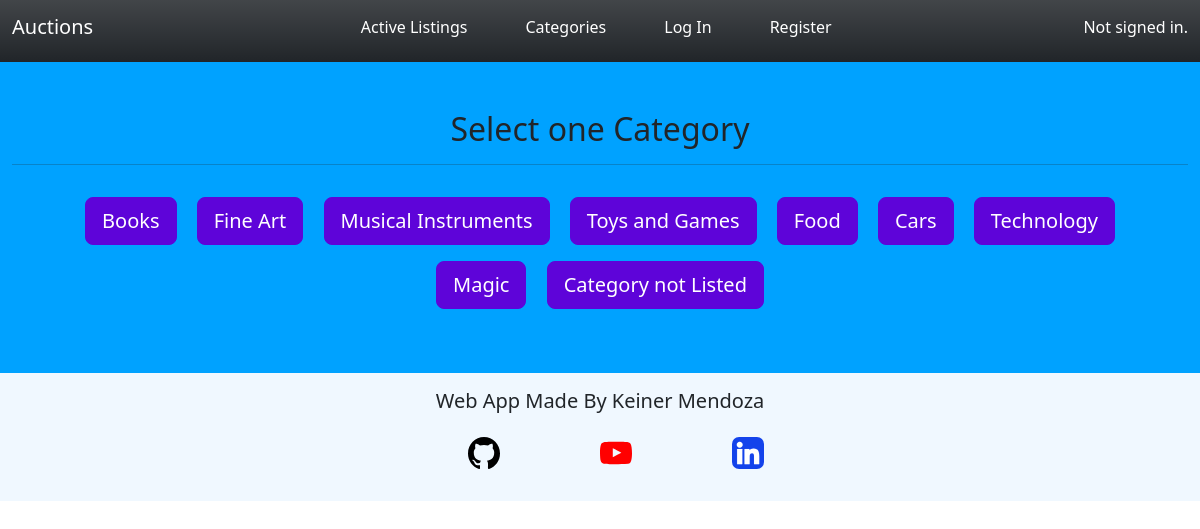
The page /categories on the database its author committed.
### auctions/models.py (models this page shows, shortened)
class Category(models.Model):
    category =  models.CharField(max_length=100)
    class Meta:
        verbose_name_plural = "Categories"

### auctions/views.py (the view)
# urls.py: path("categories", views.categories, name="categories"),
def categories(request):
    categories = Category.objects.all()
    return render(request, "auctions/categories.html", {
        "categories":categories,
    })

### auctions/templates/auctions/categories.html
{% extends "auctions/layout.html" %}
{% block body %}
    <div class="text-center">
        <h2>Select one Category</h2>
    </div>
<hr>
<div class="container p-2 text-center">
{% for category in categories %}
            <a href="{% url 'category' category.id %}">
            <div class="btn m-2 btn-lg btn-mycolor">
                {{category.category}}
            </div>
            </a>
{% endfor %}
</div>
{% endblock %}

### auctions/templates/auctions/layout.html (shortened to what this page needs)
{% load static %}
<!DOCTYPE html>
<html lang="en">
    <head>
        <link href="https://cdn.jsdelivr.net/npm/bootstrap@5.3.0-alpha1/dist/css/bootstrap.min.css" rel="stylesheet">
        <link href="{% static 'auctions/styles.css' %}" rel="stylesheet">
    </head>
    <body >
        <div class="mycontainer">
        <nav class="navbar navbar-expand-lg navbar-dark  bg-gradient bg-dark pb-3">
            <div class="container-fluid">
                <a href="{% url 'index' %}"><span class="navbar-brand">Auctions</span></a>
                <div class="collapse navbar-collapse" id="navbarNavAltMarkup">
                    <div class="navbar-nav m-auto">
                        <a class="btn btn-warning-special" href="{% url 'index' %}">Active Listings</a>
                        <a class="btn btn-warning-special" href="{% url 'categories' %}">Categories</a>
                        {% if user.is_authenticated %}
                            <a class="btn btn-warning-special" href="{% url 'logout' %}">Log Out</a>
                            <a class="btn btn-warning-special" href="{% url 'watchlist' %}">Watchlist</a>
                            <a class="btn btn-warning-special" href="{% url 'create' %}">Create Listing</a>
                            {% else %}
                            <a class="btn btn-warning-special" href="{% url 'login' %}">Log In</a>
                            <a class="btn btn-warning-special" href="{% url 'register' %}">Register</a>
                        {% endif %}
                    </div>
                    <div>
                        {% if user.is_authenticated %}
                            <span class="nav-link username">Signed in as <strong>{{ user.username }}</strong></span>
                        {% else %}
                            <span class="nav-link username">Not signed in.</span>
                        {% endif %}
                    </div>
                </div>
            </div>
        </nav>
        <br>
        <br>
        <div class="container-xxl">
            {% block body %}
            {% endblock %}
        </div>
        <footer class="footer__body">
            <div class="footer__content">
            <h5>Web App Made By Keiner Mendoza</h5>
            <ul class="redes">
                <li><a target="_blank" href="https://github.com/keinermendoza/">
                    <img class="redes__image" src="{% static 'auctions/github.svg' %}" alt="GitHub">
                </a></li>
                <li><a target="_blank" href="https://www.youtube.com/channel/UCeZssHQPq4WT8K-_v0SfOPw">
                    <img class="redes__image" src="{% static 'auctions/youtube.svg' %}" alt="YouTube">
                </a></li>
                <li><a target="_blank" href="https://www.linkedin.com/in/keiner-asael-mendoza-andrade-988ab594/">
                    <img class="redes__image" src="{% static 'auctions/linkedin.svg' %}" alt="LinkedIn">
                </a></li>
            </ul>
            </div>
        </footer>
        </div>
    </body>
</html>

### auctions/static/auctions/styles.css (style rules this page uses)
* { margin: 0; padding:0; box-sizing: border-box; }
:root { --font--small: 0.8rem; --opacity--color:rgba(0, 0, 0, 0.048); --font--paragraphs: 'Ultra', serif; --font--title: 'Noto Sans', sans-serif; --font--banner: 'Alkatra', cursive; --card--color: rgb(229, 233, 245); --card--shadow: 10px 10px 5px rgba(0,0,0,0.5); --btn--color: #5E04D9; }
.footer__body { display:flex; justify-content: center; width:100%; margin-top: 3rem; padding: 1rem 0; background-color:aliceblue; }
.redes { padding-top: 1rem; list-style: none; text-decoration: none; display:flex; justify-content:space-between; }
.redes__image { height: 2rem; }
.mycontainer { background-color: #00a2ff; margin: 0 auto; width:100%; max-width:1400px; }
a { outline: none; text-decoration: none; }
.username { color:white; }
.navbar-nav a { margin: auto 1rem; }
.btn-mycolor { background-color: var(--btn--color); border-color: var(--btn--color); color: white; }
.btn-warning-special { background-color: rgba(0,0,0,0); border-color: rgba(0,0,0,0); color:white; }

### rows shown on the page
Category: category "Books"
Category: category "Fine Art"
Category: category "Musical Instruments"
Category: category "Toys and Games"
Category: category "Food"
Category: category "Cars"
Category: category "Technology"
Category: category "Magic"
Category: category "Category not Listed"
